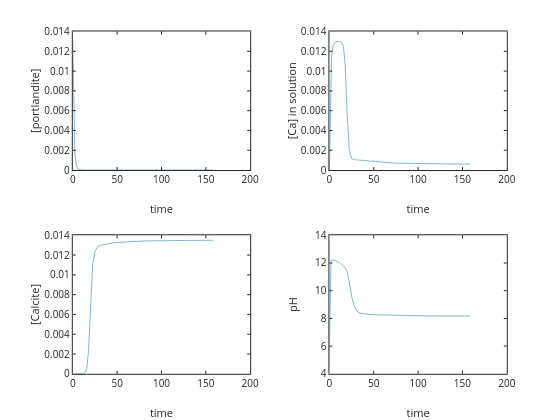

This figure's notebook cell:
### Code cell
subplot(221); plot(time,portlanditephreeqc); ylabel('[portlandite]'); xlabel('time')
subplot(222); plot(time,Caphreeqc); ylabel('[Ca] in solution'); xlabel('time')
subplot(223); plot(time,calcitephreeqc); ylabel('[Calcite]'); xlabel('time')
subplot(224); plot(time,pHphreeqc); ylabel('pH'); xlabel('time')

### Figure 1 — Plotly figure (JSON) as saved in the notebook; plotly's stock layout.template omitted (floating-point values rounded to 4 significant figures)
{"data": [{"line": {"color": "rgb(0,113,188)", "dash": "solid", "width": 0.5}, "marker": {"color": "rgb(0,113,188)", "line": {"color": "rgb(0,113,188)"}, "size": 6, "symbol": "none"}, "mode": "lines", "name": "", "showlegend": false, "type": "scatter", "visibility": true, "x": [0, 1.122, 1.259, 1.413, 1.585, 1.778, 1.995, 2.239, 2.512, 2.818, 3.162, 3.548, 3.981, 4.467, 5.012, 5.623, 6.31, 7.079, 7.943, 8.913, 10, 11.22, 12.59, 14.13, 15.85, 17.78, 19.95, 22.39, 25.12, 28.18, 31.62, 35.48, 39.81, 44.67, 50.12, 56.23, 63.1, 70.79, 79.43, 89.13, 100, 112.2, 125.9, 141.3, 158.5], "xaxis": "x", "y": [0.013, 0.00482, 0.004334, 0.003821, 0.003324, 0.002837, 0.002402, 0.001988, 0.001608, 0.001264, 0.0009794, 0.0007362, 0.0005311, 0.000364, 0.0002421, 0.0001492, 8.841e-05, 4.794e-05, 2.385e-05, 1.064e-05, 4.319e-06, 1.511e-06, 4.644e-07, 1.199e-07, 2.637e-08, 4.644e-09, 6.407e-10, 7.278e-11, 6.38e-12, 4.015e-13, 1.838e-14, 5.725e-16, 1.214e-17, 1.735e-18, 3.469e-18, 1.735e-18, 1.735e-18, 0, 0, 0, 0, 0, 0, 0, 0], "yaxis": "y"}, {"line": {"color": "rgb(0,113,188)", "dash": "solid", "width": 0.5}, "marker": {"color": "rgb(0,113,188)", "line": {"color": "rgb(0,113,188)"}, "size": 6, "symbol": "none"}, "mode": "lines", "name": "", "showlegend": false, "type": "scatter", "visibility": true, "x": [0, 1.122, 1.259, 1.413, 1.585, 1.778, 1.995, 2.239, 2.512, 2.818, 3.162, 3.548, 3.981, 4.467, 5.012, 5.623, 6.31, 7.079, 7.943, 8.913, 10, 11.22, 12.59, 14.13, 15.85, 17.78, 19.95, 22.39, 25.12, 28.18, 31.62, 35.48, 39.81, 44.67, 50.12, 56.23, 63.1, 70.79, 79.43, 89.13, 100, 112.2, 125.9, 141.3, 158.5], "xaxis": "x2", "y": [0, 0.00818, 0.008666, 0.00918, 0.009677, 0.01016, 0.0106, 0.01101, 0.01139, 0.01174, 0.01202, 0.01226, 0.01247, 0.01264, 0.01276, 0.01285, 0.01291, 0.01295, 0.01297, 0.01298, 0.01298, 0.01297, 0.01294, 0.01284, 0.01243, 0.01062, 0.005788, 0.002024, 0.001153, 0.001034, 0.001023, 0.0009879, 0.000935, 0.0008797, 0.0008284, 0.0007833, 0.0007442, 0.000711, 0.0006834, 0.0006605, 0.0006421, 0.0006275, 0.0006164, 0.000608, 0.0006022], "yaxis": "y2"}, {"line": {"color": "rgb(0,113,188)", "dash": "solid", "width": 0.5}, "marker": {"color": "rgb(0,113,188)", "line": {"color": "rgb(0,113,188)"}, "size": 6, "symbol": "none"}, "mode": "lines", "name": "", "showlegend": false, "type": "scatter", "visibility": true, "x": [0, 1.122, 1.259, 1.413, 1.585, 1.778, 1.995, 2.239, 2.512, 2.818, 3.162, 3.548, 3.981, 4.467, 5.012, 5.623, 6.31, 7.079, 7.943, 8.913, 10, 11.22, 12.59, 14.13, 15.85, 17.78, 19.95, 22.39, 25.12, 28.18, 31.62, 35.48, 39.81, 44.67, 50.12, 56.23, 63.1, 70.79, 79.43, 89.13, 100, 112.2, 125.9, 141.3, 158.5], "xaxis": "x3", "y": [1e-06, 1.024e-06, 1.03e-06, 1.039e-06, 1.051e-06, 1.066e-06, 1.085e-06, 1.111e-06, 1.144e-06, 1.19e-06, 1.248e-06, 1.326e-06, 1.434e-06, 1.589e-06, 1.8e-06, 2.126e-06, 2.598e-06, 3.373e-06, 4.698e-06, 7.187e-06, 1.216e-05, 2.397e-05, 5.557e-05, 0.0001602, 0.0005712, 0.002379, 0.007219, 0.01105, 0.01241, 0.01285, 0.013, 0.01309, 0.01316, 0.01322, 0.01327, 0.01332, 0.01336, 0.01339, 0.01342, 0.01344, 0.01346, 0.01347, 0.01348, 0.01349, 0.0135], "yaxis": "y3"}, {"line": {"color": "rgb(0,113,188)", "dash": "solid", "width": 0.5}, "marker": {"color": "rgb(0,113,188)", "line": {"color": "rgb(0,113,188)"}, "size": 6, "symbol": "none"}, "mode": "lines", "name": "", "showlegend": false, "type": "scatter", "visibility": true, "x": [0, 1.122, 1.259, 1.413, 1.585, 1.778, 1.995, 2.239, 2.512, 2.818, 3.162, 3.548, 3.981, 4.467, 5.012, 5.623, 6.31, 7.079, 7.943, 8.913, 10, 11.22, 12.59, 14.13, 15.85, 17.78, 19.95, 22.39, 25.12, 28.18, 31.62, 35.48, 39.81, 44.67, 50.12, 56.23, 63.1, 70.79, 79.43, 89.13, 100, 112.2, 125.9, 141.3, 158.5], "xaxis": "x4", "y": [5.65, 12.1, 12.13, 12.15, 12.16, 12.18, 12.19, 12.2, 12.21, 12.22, 12.22, 12.22, 12.22, 12.21, 12.21, 12.19, 12.18, 12.16, 12.14, 12.11, 12.07, 12.03, 11.97, 11.9, 11.8, 11.65, 11.39, 10.63, 9.57, 8.869, 8.481, 8.363, 8.316, 8.29, 8.27, 8.253, 8.237, 8.222, 8.209, 8.197, 8.188, 8.18, 8.173, 8.169, 8.165], "yaxis": "y4"}], "layout": {"height": 420, "hovermode": "closest", "margin": {"b": 0, "l": 0, "r": 0, "t": 0}, "plot_bgcolor": "rgba(0,0,0,0)", "showlegend": false, "width": 560, "xaxis": {"anchor": "y", "autorange": false, "domain": [0.13, 0.4467], "exponentformat": "none", "gridcolor": "rgba(38,38,38,0.15)", "gridwidth": 1, "linecolor": "rgb(38,38,38)", "linewidth": 1, "mirror": "ticks", "range": [0, 200], "showgrid": false, "showline": true, "side": "bottom", "spikedash": "solid", "spikemode": "across", "spikesides": false, "spikethickness": 1, "tickangle": 0, "tickcolor": "rgb(38,38,38)", "tickfont": {"color": "rgb(38,38,38)", "size": 10}, "ticklen": 3, "ticks": "inside", "ticktext": ["0", "50", "100", "150", "200"], "tickvals": [0, 50, 100, 150, 200], "title": {"font": {"color": "rgb(38,38,38)", "size": 11}, "text": "time"}, "type": "linear", "visible": true, "zeroline": false}, "xaxis2": {"anchor": "y2", "autorange": false, "domain": [0.5883, 0.905], "exponentformat": "none", "gridcolor": "rgba(38,38,38,0.15)", "gridwidth": 1, "linecolor": "rgb(38,38,38)", "linewidth": 1, "mirror": "ticks", "range": [0, 200], "showgrid": false, "showline": true, "side": "bottom", "spikedash": "solid", "spikemode": "across", "spikesides": false, "spikethickness": 1, "tickangle": 0, "tickcolor": "rgb(38,38,38)", "tickfont": {"color": "rgb(38,38,38)", "size": 10}, "ticklen": 3, "ticks": "inside", "ticktext": ["0", "50", "100", "150", "200"], "tickvals": [0, 50, 100, 150, 200], "title": {"font": {"color": "rgb(38,38,38)", "size": 11}, "text": "time"}, "type": "linear", "visible": true, "zeroline": false}, "xaxis3": {"anchor": "y3", "autorange": false, "domain": [0.13, 0.4467], "exponentformat": "none", "gridcolor": "rgba(38,38,38,0.15)", "gridwidth": 1, "linecolor": "rgb(38,38,38)", "linewidth": 1, "mirror": "ticks", "range": [0, 200], "showgrid": false, "showline": true, "side": "bottom", "spikedash": "solid", "spikemode": "across", "spikesides": false, "spikethickness": 1, "tickangle": 0, "tickcolor": "rgb(38,38,38)", "tickfont": {"color": "rgb(38,38,38)", "size": 10}, "ticklen": 3, "ticks": "inside", "ticktext": ["0", "50", "100", "150", "200"], "tickvals": [0, 50, 100, 150, 200], "title": {"font": {"color": "rgb(38,38,38)", "size": 11}, "text": "time"}, "type": "linear", "visible": true, "zeroline": false}, "xaxis4": {"anchor": "y4", "autorange": false, "domain": [0.5883, 0.905], "exponentformat": "none", "gridcolor": "rgba(38,38,38,0.15)", "gridwidth": 1, "linecolor": "rgb(38,38,38)", "linewidth": 1, "mirror": "ticks", "range": [0, 200], "showgrid": false, "showline": true, "side": "bottom", "spikedash": "solid", "spikemode": "across", "spikesides": false, "spikethickness": 1, "tickangle": 0, "tickcolor": "rgb(38,38,38)", "tickfont": {"color": "rgb(38,38,38)", "size": 10}, "ticklen": 3, "ticks": "inside", "ticktext": ["0", "50", "100", "150", "200"], "tickvals": [0, 50, 100, 150, 200], "title": {"font": {"color": "rgb(38,38,38)", "size": 11}, "text": "time"}, "type": "linear", "visible": true, "zeroline": false}, "yaxis": {"anchor": "x", "autorange": false, "domain": [0.5952, 0.925], "exponentformat": "none", "gridcolor": "rgba(38,38,38,0.15)", "gridwidth": 1, "linecolor": "rgb(38,38,38)", "linewidth": 1, "mirror": "ticks", "range": [0, 0.014], "showgrid": false, "showline": true, "side": "left", "spikedash": "solid", "spikemode": "across", "spikesides": false, "spikethickness": 1, "tickangle": 0, "tickcolor": "rgb(38,38,38)", "tickfont": {"color": "rgb(38,38,38)", "size": 10}, "ticklen": 3, "ticks": "inside", "ticktext": ["0", "0.002", "0.004", "0.006", "0.008", "0.01", "0.012", "0.014"], "tickvals": [0, 0.002, 0.004, 0.006, 0.008, 0.01, 0.012, 0.014], "title": {"font": {"color": "rgb(38,38,38)", "size": 11}, "text": "[portlandite]"}, "type": "linear", "visible": true, "zeroline": false}, "yaxis2": {"anchor": "x2", "autorange": false, "domain": [0.5952, 0.925], "exponentformat": "none", "gridcolor": "rgba(38,38,38,0.15)", "gridwidth": 1, "linecolor": "rgb(38,38,38)", "linewidth": 1, "mirror": "ticks", "range": [0, 0.014], "showgrid": false, "showline": true, "side": "left", "spikedash": "solid", "spikemode": "across", "spikesides": false, "spikethickness": 1, "tickangle": 0, "tickcolor": "rgb(38,38,38)", "tickfont": {"color": "rgb(38,38,38)", "size": 10}, "ticklen": 3, "ticks": "inside", "ticktext": ["0", "0.002", "0.004", "0.006", "0.008", "0.01", "0.012", "0.014"], "tickvals": [0, 0.002, 0.004, 0.006, 0.008, 0.01, 0.012, 0.014], "title": {"font": {"color": "rgb(38,38,38)", "size": 11}, "text": "[Ca] in solution"}, "type": "linear", "visible": true, "zeroline": false}, "yaxis3": {"anchor": "x3", "autorange": false, "domain": [0.11, 0.4398], "exponentformat": "none", "gridcolor": "rgba(38,38,38,0.15)", "gridwidth": 1, "linecolor": "rgb(38,38,38)", "linewidth": 1, "mirror": "ticks", "range": [0, 0.014], "showgrid": false, "showline": true, "side": "left", "spikedash": "solid", "spikemode": "across", "spikesides": false, "spikethickness": 1, "tickangle": 0, "tickcolor": "rgb(38,38,38)", "tickfont": {"color": "rgb(38,38,38)", "size": 10}, "ticklen": 3, "ticks": "inside", "ticktext": ["0", "0.002", "0.004", "0.006", "0.008", "0.01", "0.012", "0.014"], "tickvals": [0, 0.002, 0.004, 0.006, 0.008, 0.01, 0.012, 0.014], "title": {"font": {"color": "rgb(38,38,38)", "size": 11}, "text": "[Calcite]"}, "type": "linear", "visible": true, "zeroline": false}, "yaxis4": {"anchor": "x4", "autorange": false, "domain": [0.11, 0.4398], "exponentformat": "none", "gridcolor": "rgba(38,38,38,0.15)", "gridwidth": 1, "linecolor": "rgb(38,38,38)", "linewidth": 1, "mirror": "ticks", "range": [4, 14], "showgrid": false, "showline": true, "side": "left", "spikedash": "solid", "spikemode": "across", "spikesides": false, "spikethickness": 1, "tickangle": 0, "tickcolor": "rgb(38,38,38)", "tickfont": {"color": "rgb(38,38,38)", "size": 10}, "ticklen": 3, "ticks": "inside", "ticktext": ["4", "6", "8", "10", "12", "14"], "tickvals": [4, 6, 8, 10, 12, 14], "title": {"font": {"color": "rgb(38,38,38)", "size": 11}, "text": "pH"}, "type": "linear", "visible": true, "zeroline": false}}}
